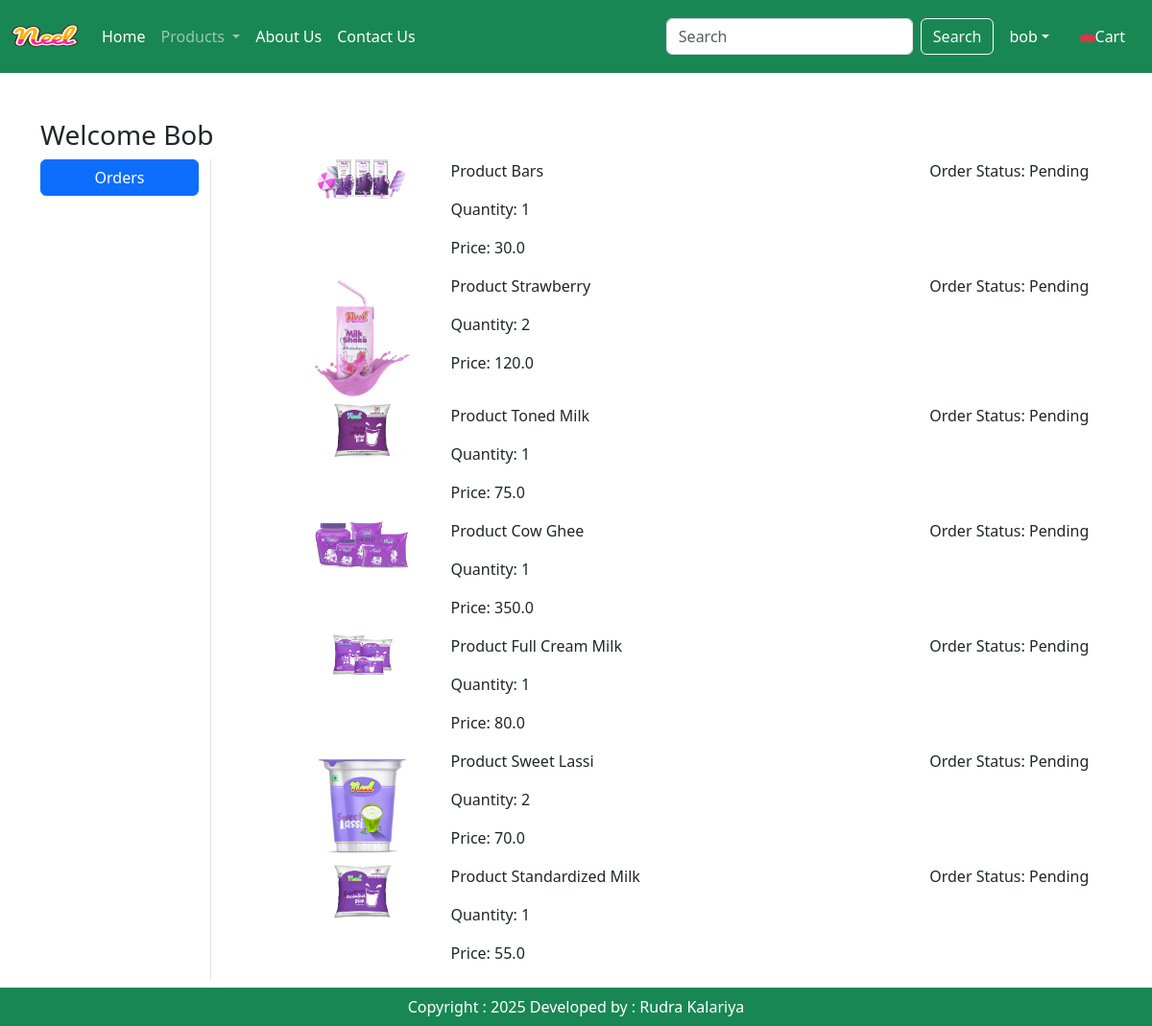
The page /orders/ (signed in) on the database its author committed.
### app/models.py (models this page shows, shortened)
class OrderPlaced(models.Model):
    user = models.ForeignKey(User, on_delete=models.CASCADE)
    customer = models.ForeignKey(Customer, on_delete=models.CASCADE)
    product = models.ForeignKey(Product, on_delete=models.CASCADE)
    quantity = models.PositiveIntegerField(default=1)
    ordered_date = models.DateTimeField(auto_now_add=True)
    status = models.CharField(max_length=50, choices=STATUS_CHOICES, default='Pending')
    @property
    def total_cost(self):
        return self.quantity * self.product.discounted_price

class Product(models.Model):
    title = models.CharField(max_length=100)
    selling_price = models.FloatField()
    discounted_price = models.FloatField()
    description = models.TextField()
    composition = models.TextField(default='')
    prodapp = models.TextField(default='')
    category = models.CharField(choices=CATEGORY_CHOICES, max_length=2)
    product_image = models.ImageField(upload_to='product')

### app/views.py (the view)
# urls.py: path('orders/',views.orders,name='orders'),
def orders(request):
    order_placed = OrderPlaced.objects.filter(user=request.user)
    totalitem = 0
    if request.user.is_authenticated:
        totalitem = len(Cart.objects.filter(user=request.user))
    return render(request, 'app/orders.html', locals())

### app/templates/app/orders.html (shortened to what this page needs)
{% extends 'app/base.html' %}
{% load static %}
{% block main-content %}
<div class="container my-5">
<div class="row">
<h3>Welcome <span class="text-capitalize">{{request.user}}</span></h3>
<div class="col-sm-2 border-end">
<ul class="list-unstyled">
<li class="d-grid"><a href="{% url 'orders' %}" class="btn btn-primary">Orders</a></li>
</ul>
</div>
<div class="col-sm-9 offset-sm-1">
    {% for op in order_placed %}
    <div class="row">
    <div class="col-sm-2">
    <img src="{{op.product.product_image.url}}" class="img-fluid" height="100" width="100"/>
    </div>
    <div class="col-sm-7">
    <p>Product {{op.product.title}}</p>
    <p>Quantity: {{op.quantity}}</p>
    <p>Price: {{op.total_cost}}
    </div>
    <div class="col-sm-3">
    <p> Order Status: {{op.status}} </p>
</div>
</div>
{% endfor %}
</div>
</div>
</div>
{% endblock main-content %}

### app/templates/app/base.html (shortened to what this page needs)
<!DOCTYPE html>
<html>
  {% load static %}
  <head>
    <link
      href="https://cdn.jsdelivr.net/npm/bootstrap@5.3.3/dist/css/bootstrap.min.css"
      rel="stylesheet"
    />
    <link rel="stylesheet" href="{% static 'app/css/owl.carousel.min.css' %}" />
    <link rel="stylesheet" href="{% static 'app/css/all.min.css' %}" />
    <link rel="stylesheet" href="{% static 'app/css/style.css' %}" />
  </head>
  <body>
    <nav class="navbar navbar-expand-lg navbar-dark bg-success">
      <div class="container-fluid">
        <a class="navbar-brand" href="#">
          <img
            src="{% static 'app/images/neel.png' %}"
            width="70"
            height="50"
            alt="Logo"
          />
        </a>
        <div class="collapse navbar-collapse" id="navbarSupportedContent">
          <ul class="navbar-nav me-auto mb-2 mb-lg-0">
            {% if request.user.is_authenticated %}
            <li class="nav-item">
              <a class="nav-link active" aria-current="page" href="/">Home</a>
            </li>
            <li class="nav-item dropdown">
              <a
                class="nav-link dropdown-toggle"
                href="#"
                role="button"
                data-bs-toggle="dropdown"
                aria-expanded="false"
              >
                Products
              </a>
            </li>
            <li class="nav-item">
              <a class="nav-link text-white" href="{% url 'about' %}"
                >About Us</a
              >
            </li>
            <li class="nav-item">
              <a class="nav-link text-white" href="{% url 'contact' %}"
                >Contact Us</a
              >
            </li>
          </ul>
          <form class="d-flex" role="search" action="/search">
            <input
              class="form-control me-2"
              type="search"
              placeholder="Search"
              aria-label="Search"
              name="search"
            />
            <button class="btn btn-outline-light" type="submit">Search</button>
          </form>
         <div>
          <ul class="navbar-nav me-auto mb-2 mb-lg-0">
            <li class="nav-item dropdown mx-2">
                <a class="nav-link dropdown-toggle text-white" href="#"
                   id="profileDropdown" role="button" data-bs-toggle="dropdown"
                   aria-expanded="false">{{request.user}}</a>
            </li>
            <li class="nav-item mx-2">
                <a href="{% url 'showcart'%}" class="nav-link text-white"><span class="badge bg-danger"> {% if totalitem > 0 %} {{totalitem}} {% endif %}</span>Cart</a>
            </li>
            {% endif %}
          </ul>
      </div>
    </nav>
    {% block main-content %}{% endblock main-content %}
    <footer class="container-fluid  fixed-bottom bg-success text-center p-2 mt-5 text-white">
      Copyright : 2025 Developed by : Rudra Kalariya
    </footer>
  </body>
</html>

### rows shown on the page
OrderPlaced: product.product_image (picture), product "Bars", quantity "1", total_cost "30.0", status "Pending"
OrderPlaced: product.product_image (picture), product "Strawberry", quantity "2", total_cost "120.0", status "Pending"
OrderPlaced: product.product_image (picture), product "Toned Milk", quantity "1", total_cost "75.0", status "Pending"
OrderPlaced: product.product_image (picture), product "Cow Ghee", quantity "1", total_cost "350.0", status "Pending"
OrderPlaced: product.product_image (picture), product "Full Cream Milk", quantity "1", total_cost "80.0", status "Pending"
OrderPlaced: product.product_image (picture), product "Sweet Lassi", quantity "2", total_cost "70.0", status "Pending"
OrderPlaced: product.product_image (picture), product "Standardized Milk", quantity "1", total_cost "55.0", status "Pending"

### other values the page prints
{{ request.user }} "bob"
{{ request.user }} "Bob"
